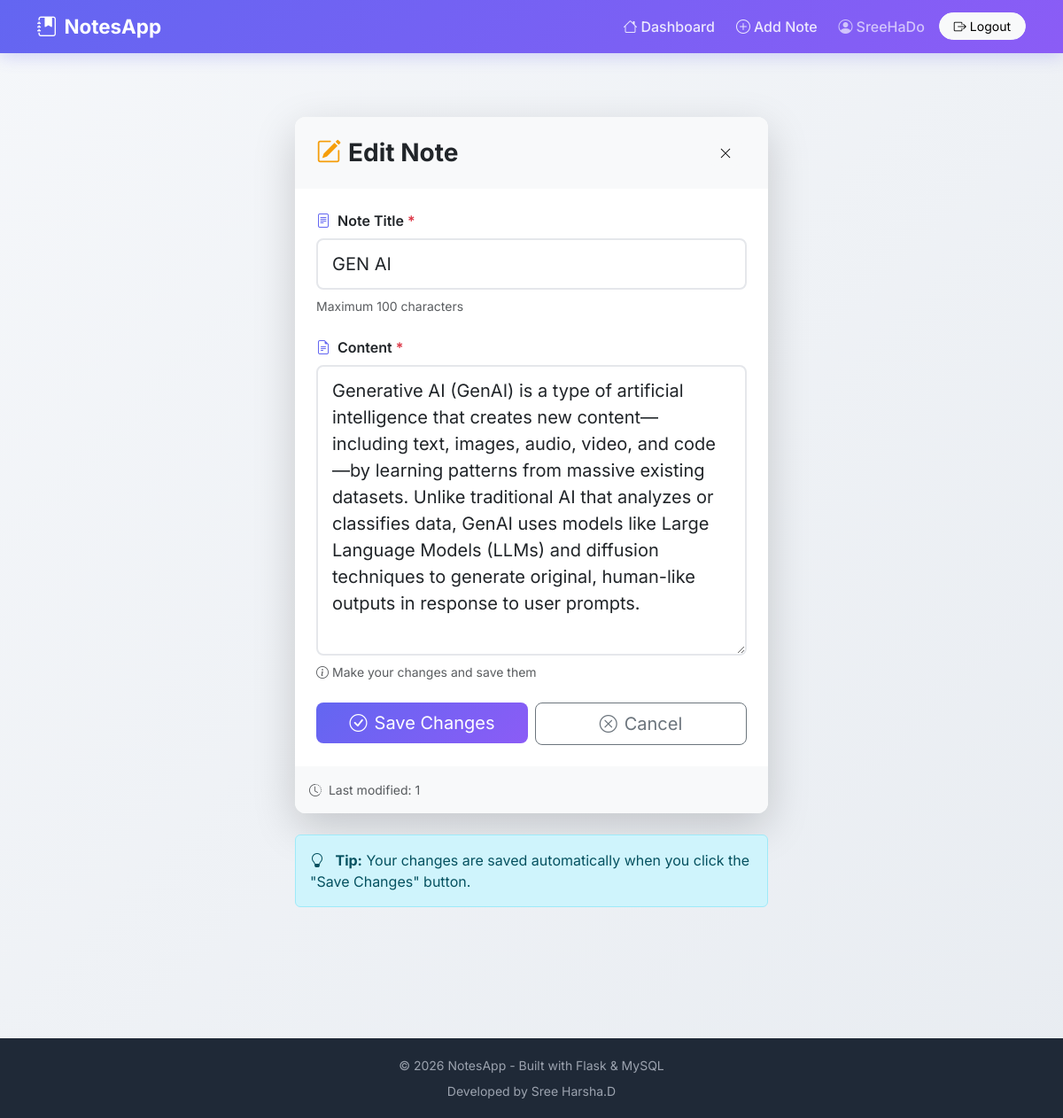
The app's page /editnote/2 (signed in) with its own data.
### tables this page shows
CREATE TABLE notes (
            id INTEGER PRIMARY KEY AUTOINCREMENT,
            title TEXT NOT NULL,
            content TEXT NOT NULL,
            user_id INTEGER NOT NULL,
            created_at TIMESTAMP DEFAULT CURRENT_TIMESTAMP,
            FOREIGN KEY (user_id) REFERENCES users(id) ON DELETE CASCADE
        );

### app.py (the view, shortened to what this page needs)
@app.route("/editnote/<int:note_id>", methods=["GET", "POST"])
def edit_note(note_id):
    if "user_id" not in session:
        return redirect("/login")
    con = get_db()
    cur = con.cursor()
    cur.execute(
        "SELECT * FROM notes WHERE id = ? AND user_id = ?",
        (note_id, session["user_id"])
    )
    note = cur.fetchone()
    con.close()
    if not note:
        flash("Note not found.", "danger")
        return redirect("/dashboard")
    return render_template("edit_note.html", note=note)

### app.py (called while the page is built)
def get_db():
    con = sqlite3.connect("notes_db.db")
    return con

### templates/edit_note.html (shortened to what this page needs)
{% extends "base.html" %}
{% block content %}
<div class="container py-5">
    <div class="row justify-content-center">
        <div class="col-12 col-md-8 col-lg-6">
            <div class="card shadow-lg border-0" style="border-radius: 12px;">
                <div class="card-header bg-light border-0" style="border-radius: 12px 12px 0 0; padding: 1.5rem;">
                    <div class="d-flex align-items-center justify-content-between">
                        <h3 class="fw-bold mb-0">
                            <i class="bi bi-pencil-square me-2" style="color: #f59e0b;"></i>Edit Note
                        </h3>
                        <a href="/dashboard" class="btn btn-sm btn-light rounded-pill px-3">
                            <i class="bi bi-x-lg"></i>
                        </a>
                    </div>
                </div>
                <div class="card-body p-4">
                    <form method="post" action="/editnote/{{ note[0] }}">
                        <div class="mb-4">
                            <label class="form-label fw-semibold mb-2">
                                <i class="bi bi-file-text me-2" style="color: #6366f1;"></i>Note Title
                                <span class="text-danger">*</span>
                            </label>
                            <input type="text" name="title" class="form-control form-control-lg"
                                   placeholder="e.g. Meeting Summary, Shopping List..."
                                   value="{{ note[1] }}" required maxlength="100"
                                   style="border-radius: 8px; border: 2px solid #e5e7eb;">
                            <small class="text-muted d-block mt-2">Maximum 100 characters</small>
                        </div>
                        <div class="mb-4">
                            <label class="form-label fw-semibold mb-2">
                                <i class="bi bi-file-earmark-text me-2" style="color: #6366f1;"></i>Content
                                <span class="text-danger">*</span>
                            </label>
                            <textarea name="content" class="form-control form-control-lg"
                                      placeholder="Write your note here..."
                                      rows="10" required
                                      style="border-radius: 8px; border: 2px solid #e5e7eb; font-family: inherit;">{{ note[2] }}</textarea>
                            <small class="text-muted d-block mt-2">
                                <i class="bi bi-info-circle me-1"></i>Make your changes and save them
                            </small>
                        </div>
                        <div class="d-grid gap-2 gap-sm-2">
                            <div class="row g-2">
                                <div class="col-12 col-sm-6">
                                    <button type="submit" class="btn btn-primary btn-lg w-100" style="border-radius: 8px;">
                                        <i class="bi bi-check-circle me-2"></i>Save Changes
                                    </button>
                                </div>
                                <div class="col-12 col-sm-6">
                                    <a href="/dashboard" class="btn btn-outline-secondary btn-lg w-100" style="border-radius: 8px;">
                                        <i class="bi bi-x-circle me-2"></i>Cancel
                                    </a>
                                </div>
                            </div>
                        </div>
                    </form>
                </div>
                <div class="card-footer bg-light border-0 text-muted small" style="border-radius: 0 0 12px 12px; padding: 1rem;">
                    <i class="bi bi-clock-history me-1"></i>
                    Last modified: {{ note[3].strftime('%Y-%m-%d %H:%M') if note[3].__class__.__name__ == 'datetime' else note[3] }}
                </div>
            </div>
            <div class="alert alert-info mt-4" role="alert">
                <i class="bi bi-lightbulb me-2"></i>
                <strong>Tip:</strong> Your changes are saved automatically when you click the "Save Changes" button.
            </div>
        </div>
    </div>
</div>
{% endblock %}

### templates/base.html (style rules this page uses)
body { font-family: 'Inter', sans-serif; background: linear-gradient(135deg, #f5f7fa 0%, #e8ecf1 100%); min-height: 100vh; }
.card { border: none; border-radius: 16px; box-shadow: 0 4px 24px rgba(0,0,0,0.08); transition: transform 0.2s ease, box-shadow 0.2s ease; }
.btn-primary { background: linear-gradient(135deg,#6366f1,#8b5cf6); border:none; border-radius: 10px; }
.form-control, .form-select { border-radius: 10px; border: 2px solid #e5e7eb; padding: 12px 16px; transition: border-color 0.2s; }

### templates/edit_note.html (style rules this page uses)
.btn { transition: all 0.3s ease; }

### records on screen
notes: title "GEN AI", content "Generative AI (GenAI) is a type of artificial intelligence that creates new content—including text, images, audio, video, and code—by learning patterns from massive existing datasets. Unlike traditional AI that analyzes or classifies data, GenAI uses models like Large Language Models (LLMs) and diffusion techniques to generate original, human-like outputs in response to user prompts.", user "1"

### other values on screen
{{ session.get("username") }} "SreeHaDo"
